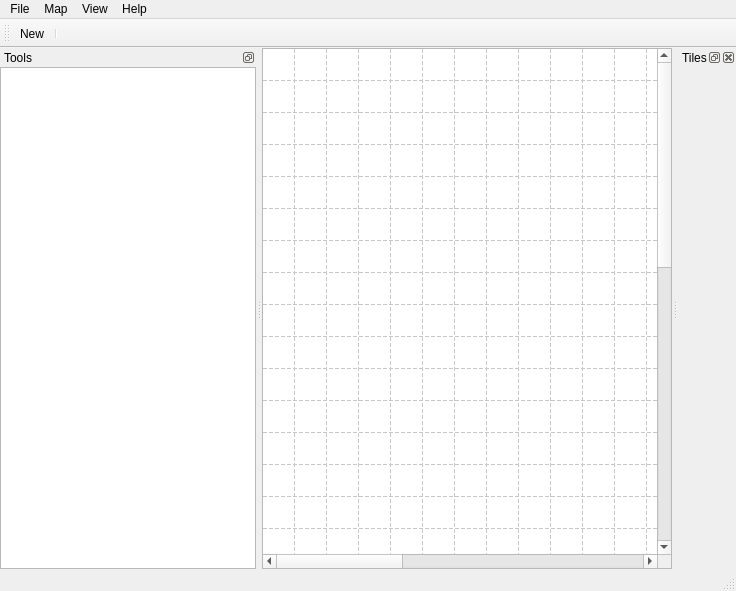
<?xml version="1.0" encoding="UTF-8"?>
<ui version="4.0">
 <class>MainWindow</class>
 <widget class="QMainWindow" name="MainWindow">
  <property name="geometry">
   <rect>
    <x>0</x>
    <y>0</y>
    <width>736</width>
    <height>591</height>
   </rect>
  </property>
  <property name="windowTitle">
   <string>MainWindow</string>
  </property>
  <property name="styleSheet">
   <string>QTableWidget { 
	color: white;
	background-image: url(:/pics/gg);  
	background-repeat: repeat-x;
}
</string>
  </property>
  <property name="toolButtonStyle">
   <enum>Qt::ToolButtonIconOnly</enum>
  </property>
  <widget class="QWidget" name="centralWidget">
   <layout class="QHBoxLayout" name="horizontalLayout">
    <property name="spacing">
     <number>0</number>
    </property>
    <property name="margin">
     <number>0</number>
    </property>
    <item>
     <widget class="QTableWidget" name="tileWorkspace">
      <property name="styleSheet">
       <string/>
      </property>
      <property name="editTriggers">
       <set>QAbstractItemView::NoEditTriggers</set>
      </property>
      <property name="dragDropMode">
       <enum>QAbstractItemView::DropOnly</enum>
      </property>
      <property name="alternatingRowColors">
       <bool>false</bool>
      </property>
      <property name="showGrid">
       <bool>true</bool>
      </property>
      <property name="gridStyle">
       <enum>Qt::DashLine</enum>
      </property>
      <property name="rowCount">
       <number>35</number>
      </property>
      <property name="columnCount">
       <number>35</number>
      </property>
      <attribute name="horizontalHeaderVisible">
       <bool>false</bool>
      </attribute>
      <attribute name="horizontalHeaderDefaultSectionSize">
       <number>32</number>
      </attribute>
      <attribute name="verticalHeaderVisible">
       <bool>false</bool>
      </attribute>
      <attribute name="verticalHeaderDefaultSectionSize">
       <number>32</number>
      </attribute>
      <row/>
      <row/>
      <row/>
      <row/>
      <row/>
      <row/>
      <row/>
      <row/>
      <row/>
      <row/>
      <row/>
      <row/>
      <row/>
      <row/>
      <row/>
      <row/>
      <row/>
      <row/>
      <row/>
      <row/>
      <row/>
      <row/>
      <row/>
      <row/>
      <row/>
      <row/>
      <row/>
      <row/>
      <row/>
      <row/>
      <row/>
      <row/>
      <row/>
      <row/>
      <row/>
      <column/>
      <column/>
      <column/>
      <column/>
      <column/>
      <column/>
      <column/>
      <column/>
      <column/>
      <column/>
      <column/>
      <column/>
      <column/>
      <column/>
      <column/>
      <column/>
      <column/>
      <column/>
      <column/>
      <column/>
      <column/>
      <column/>
      <column/>
      <column/>
      <column/>
      <column/>
      <column/>
      <column/>
      <column/>
      <column/>
      <column/>
      <column/>
      <column/>
      <column/>
      <column/>
      <item row="0" column="0">
       <property name="text">
        <string/>
       </property>
      </item>
     </widget>
    </item>
    <item>
     <layout class="QHBoxLayout" name="horizontalLayout_2">
      <property name="spacing">
       <number>0</number>
      </property>
      <property name="sizeConstraint">
       <enum>QLayout::SetNoConstraint</enum>
      </property>
     </layout>
    </item>
   </layout>
  </widget>
  <widget class="QMenuBar" name="menuBar">
   <property name="geometry">
    <rect>
     <x>0</x>
     <y>0</y>
     <width>736</width>
     <height>25</height>
    </rect>
   </property>
   <widget class="QMenu" name="menuFile">
    <property name="title">
     <string>File</string>
    </property>
    <addaction name="actionNew"/>
    <addaction name="separator"/>
    <addaction name="actionOpen"/>
    <addaction name="actionClose"/>
    <addaction name="separator"/>
    <addaction name="actionSave"/>
    <addaction name="separator"/>
    <addaction name="actionQuit"/>
   </widget>
   <widget class="QMenu" name="menuMap">
    <property name="title">
     <string>Map</string>
    </property>
    <addaction name="actionMapProperties"/>
   </widget>
   <widget class="QMenu" name="menuHelp">
    <property name="title">
     <string>Help</string>
    </property>
    <addaction name="actionAbout"/>
   </widget>
   <widget class="QMenu" name="menuView">
    <property name="title">
     <string>View</string>
    </property>
    <addaction name="actionGrid"/>
   </widget>
   <addaction name="menuFile"/>
   <addaction name="menuMap"/>
   <addaction name="menuView"/>
   <addaction name="menuHelp"/>
  </widget>
  <widget class="QToolBar" name="mainToolBar">
   <property name="windowTitle">
    <string>Main toolbar</string>
   </property>
   <property name="toolButtonStyle">
    <enum>Qt::ToolButtonIconOnly</enum>
   </property>
   <attribute name="toolBarArea">
    <enum>TopToolBarArea</enum>
   </attribute>
   <attribute name="toolBarBreak">
    <bool>false</bool>
   </attribute>
   <addaction name="actionNew"/>
   <addaction name="separator"/>
  </widget>
  <widget class="QStatusBar" name="statusBar"/>
  <widget class="QDockWidget" name="dockWidget">
   <property name="sizePolicy">
    <sizepolicy hsizetype="Expanding" vsizetype="Expanding">
     <horstretch>0</horstretch>
     <verstretch>0</verstretch>
    </sizepolicy>
   </property>
   <property name="floating">
    <bool>false</bool>
   </property>
   <property name="features">
    <set>QDockWidget::DockWidgetFloatable|QDockWidget::DockWidgetMovable</set>
   </property>
   <property name="windowTitle">
    <string>Tools</string>
   </property>
   <attribute name="dockWidgetArea">
    <number>1</number>
   </attribute>
   <widget class="QWidget" name="dockWidgetContents">
    <property name="enabled">
     <bool>true</bool>
    </property>
    <property name="sizePolicy">
     <sizepolicy hsizetype="Expanding" vsizetype="Expanding">
      <horstretch>0</horstretch>
      <verstretch>0</verstretch>
     </sizepolicy>
    </property>
    <layout class="QHBoxLayout" name="horizontalLayout_3">
     <property name="spacing">
      <number>0</number>
     </property>
     <property name="margin">
      <number>0</number>
     </property>
     <item>
      <widget class="QListWidget" name="listWidget">
       <property name="enabled">
        <bool>true</bool>
       </property>
       <property name="frameShape">
        <enum>QFrame::StyledPanel</enum>
       </property>
       <property name="frameShadow">
        <enum>QFrame::Sunken</enum>
       </property>
       <property name="verticalScrollBarPolicy">
        <enum>Qt::ScrollBarAlwaysOff</enum>
       </property>
       <property name="horizontalScrollBarPolicy">
        <enum>Qt::ScrollBarAlwaysOff</enum>
       </property>
       <property name="autoScroll">
        <bool>false</bool>
       </property>
       <property name="showDropIndicator" stdset="0">
        <bool>false</bool>
       </property>
       <property name="dragDropMode">
        <enum>QAbstractItemView::NoDragDrop</enum>
       </property>
       <property name="alternatingRowColors">
        <bool>false</bool>
       </property>
       <property name="iconSize">
        <size>
         <width>25</width>
         <height>25</height>
        </size>
       </property>
       <property name="movement">
        <enum>QListView::Static</enum>
       </property>
       <property name="resizeMode">
        <enum>QListView::Adjust</enum>
       </property>
       <property name="viewMode">
        <enum>QListView::IconMode</enum>
       </property>
       <property name="uniformItemSizes">
        <bool>true</bool>
       </property>
       <item>
        <property name="text">
         <string/>
        </property>
        <property name="icon">
         <iconset resource="res.qrc">
          <normaloff>:/icons/toolbar/draw-freehand</normaloff>:/icons/toolbar/draw-freehand</iconset>
        </property>
       </item>
       <item>
        <property name="text">
         <string/>
        </property>
        <property name="icon">
         <iconset resource="res.qrc">
          <normaloff>:/icons/toolbar/color-fill</normaloff>:/icons/toolbar/color-fill</iconset>
        </property>
       </item>
       <item>
        <property name="text">
         <string/>
        </property>
        <property name="icon">
         <iconset resource="res.qrc">
          <normaloff>:/icons/toolbar/select-by-color</normaloff>:/icons/toolbar/select-by-color</iconset>
        </property>
       </item>
       <item>
        <property name="text">
         <string/>
        </property>
        <property name="icon">
         <iconset resource="res.qrc">
          <normaloff>:/icons/toolbar/select-rectangular</normaloff>:/icons/toolbar/select-rectangular</iconset>
        </property>
       </item>
      </widget>
     </item>
    </layout>
   </widget>
  </widget>
  <widget class="QDockWidget" name="dockWidget_2">
   <property name="windowTitle">
    <string>Tiles</string>
   </property>
   <attribute name="dockWidgetArea">
    <number>2</number>
   </attribute>
   <widget class="QWidget" name="dockWidgetContents_2"/>
  </widget>
  <action name="actionNew">
   <property name="text">
    <string>New</string>
   </property>
  </action>
  <action name="actionOpen">
   <property name="text">
    <string>Open</string>
   </property>
  </action>
  <action name="actionClose">
   <property name="text">
    <string>Close</string>
   </property>
  </action>
  <action name="actionSave">
   <property name="text">
    <string>Save</string>
   </property>
  </action>
  <action name="actionQuit">
   <property name="text">
    <string>Quit</string>
   </property>
   <property name="menuRole">
    <enum>QAction::QuitRole</enum>
   </property>
  </action>
  <action name="actionMapProperties">
   <property name="text">
    <string>Properties</string>
   </property>
  </action>
  <action name="actionAbout">
   <property name="text">
    <string>About</string>
   </property>
  </action>
  <action name="actionGrid">
   <property name="checkable">
    <bool>true</bool>
   </property>
   <property name="checked">
    <bool>true</bool>
   </property>
   <property name="text">
    <string>Grid</string>
   </property>
   <property name="shortcut">
    <string>Ctrl+G</string>
   </property>
  </action>
 </widget>
 <layoutdefault spacing="6" margin="11"/>
 <resources>
  <include location="res.qrc"/>
 </resources>
 <connections>
  <connection>
   <sender>actionQuit</sender>
   <signal>triggered()</signal>
   <receiver>MainWindow</receiver>
   <slot>close()</slot>
   <hints>
    <hint type="sourcelabel">
     <x>-1</x>
     <y>-1</y>
    </hint>
    <hint type="destinationlabel">
     <x>361</x>
     <y>293</y>
    </hint>
   </hints>
  </connection>
 </connections>
</ui>
